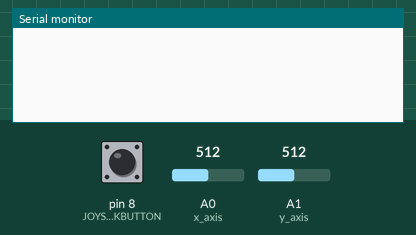
A sketch run on a simulated Arduino Uno, built with avr-gcc and run on an emulated ATmega328P. On the bench: the last lines printed to the serial monitor. The test bench sets the inputs (shaded band); at power-on: A0 (x_axis) = 512, A1 (y_axis) = 512, pin 8 (JOYSTICKBUTTON) HIGH. No radio packets arrive unless stated.

Above: at 1.2 s.
1.3 s: A0 (x_axis) set to 686
2.8 s: A0 (x_axis) set to 712
At 3.11 s:
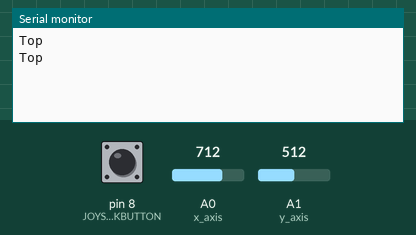
4.9 s: A1 (y_axis) set to 315
At 4.96 s:
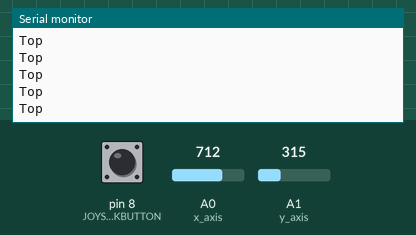
6.4 s: A1 (y_axis) set to 285
At 6.62 s:
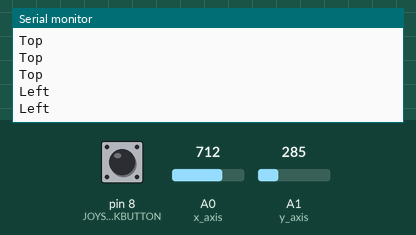
10.0 s: A0 (x_axis) set to 312
At 10.03 s:
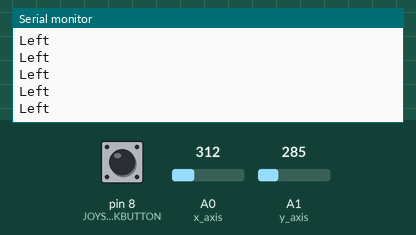
11.5 s: A0 (x_axis) set to 289
At 11.68 s:
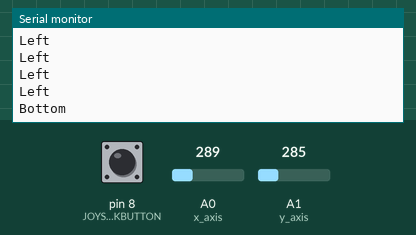

The sketch:

settingscontroller.ino
```cpp
#include <SPI.h>
#include <nRF24L01.h>
#include <RF24.h>

RF24 radio(9, 10);
const byte address[6] = "00001";


int x_axis = A0; //X-axis pin for the joystick
int y_axis = A1; //Y-axis pin for the joystick

//The pin for the joystick button
const int JOYSTICKBUTTON = 8;

void setup() {

  Serial.begin(9600);
	uint8_t error = 0;
	//error = paj7620Init();

  //Allows to provide output for the joystick
  pinMode(JOYSTICKBUTTON, INPUT_PULLUP);

  radio.begin();
  radio.openWritingPipe(address);
  radio.setPALevel(RF24_PA_MIN);
  radio.stopListening();
}

void loop() {


  //Read the signals from both x and y axises
  int x = analogRead(x_axis);
  int y = analogRead(y_axis);

  //Send the received signal from above to the joystick
  radio.write(&x, sizeof(x));
  radio.write(&y, sizeof(y));
  delay(100);

  //Get the current state of the joystick
  int joystickState = digitalRead(JOYSTICKBUTTON);


  // Determine which LED should be on based on joystick position => TA
  if (x < 300) { //BOTTOM

    Serial.println("Bottom");
    //digitalWrite(YELLOW, LOW);
    //digitalWrite(BLUE, HIGH);
    //digitalWrite(GREEN, LOW);
    //digitalWrite(RED, LOW);
  }
   else if (y < 300) { //LEFT
    Serial.println("Left");
    /*digitalWrite(YELLOW, LOW);
    digitalWrite(BLUE, LOW);
    digitalWrite(GREEN, HIGH);
    digitalWrite(RED, LOW);*/
  }
  else if (x > 700) { //TOP
    Serial.println("Top");
    /*digitalWrite(YELLOW, LOW);
    digitalWrite(BLUE, LOW);
    digitalWrite(GREEN, LOW);
    digitalWrite(RED, HIGH);*/
  }
  else if (y > 700) { //RIGHT
    Serial.println("Right");
    /*digitalWrite(YELLOW, HIGH);
    digitalWrite(BLUE, LOW);
    digitalWrite(GREEN, LOW);
    digitalWrite(RED, LOW);*/
  }

  //Check if the button is pressed
  if(joystickState == LOW){

      Serial.println("Button pressed");
      //radio.write("Button pressed", sizeof("Button pressed"));
      delay(10);
  }

}
```

Measured:
- the behaviour switches between 700 and 701 on A0 (x_axis) (found by bisection; images 0 and 1)
- the behaviour switches between 300 and 299 on A1 (y_axis) (found by bisection; images 2 and 3)
- the behaviour switches between 300 and 299 on A0 (x_axis) (found by bisection; images 4 and 5)
- after the input at 2.8 s, the serial monitor: prints a new line after 0.20 s (image 1)
- after the input at 6.4 s, the serial monitor: prints a new line after 0.11 s (image 3)
- after the input at 11.5 s, the serial monitor: prints a new line after 0.17 s (image 5)
